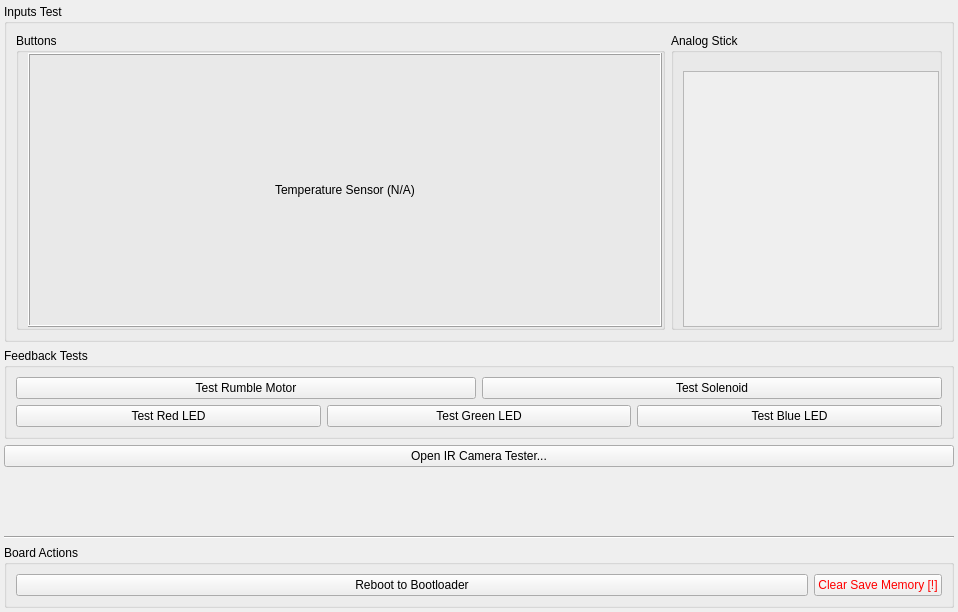
          <widget class="QWidget" name="testScrollContents">
           <property name="geometry">
            <rect>
             <x>0</x>
             <y>0</y>
             <width>958</width>
             <height>612</height>
            </rect>
           </property>
           <layout class="QVBoxLayout" name="verticalLayout_10" stretch="0,0,0,1,0,0">
            <property name="leftMargin">
             <number>4</number>
            </property>
            <property name="topMargin">
             <number>4</number>
            </property>
            <property name="rightMargin">
             <number>4</number>
            </property>
            <property name="bottomMargin">
             <number>4</number>
            </property>
            <item>
             <widget class="QGroupBox" name="buttonsTestArea">
              <property name="title">
               <string>Inputs Test</string>
              </property>
              <layout class="QHBoxLayout" name="horizontalLayout_5">
               <item>
                <widget class="QGroupBox" name="btnsGroup">
                 <property name="title">
                  <string>Buttons</string>
                 </property>
                 <layout class="QVBoxLayout" name="verticalLayout_11" stretch="3,1">
                  <property name="topMargin">
                   <number>0</number>
                  </property>
                  <property name="rightMargin">
                   <number>0</number>
                  </property>
                  <property name="bottomMargin">
                   <number>0</number>
                  </property>
                  <item>
                   <layout class="QGridLayout" name="btnsLayout"/>
                  </item>
                  <item>
                   <widget class="QLabel" name="tmp36Label">
                    <property name="frameShape">
                     <enum>QFrame::Box</enum>
                    </property>
                    <property name="frameShadow">
                     <enum>QFrame::Raised</enum>
                    </property>
                    <property name="text">
                     <string>Temperature Sensor (N/A)</string>
                    </property>
                    <property name="alignment">
                     <set>Qt::AlignCenter</set>
                    </property>
                   </widget>
                  </item>
                 </layout>
                </widget>
               </item>
               <item>
                <widget class="QGroupBox" name="analogGroup">
                 <property name="sizePolicy">
                  <sizepolicy hsizetype="Fixed" vsizetype="Fixed">
                   <horstretch>0</horstretch>
                   <verstretch>0</verstretch>
                  </sizepolicy>
                 </property>
                 <property name="title">
                  <string>Analog Stick</string>
                 </property>
                 <layout class="QVBoxLayout" name="verticalLayout_8" stretch="0,1">
                  <property name="spacing">
                   <number>4</number>
                  </property>
                  <property name="topMargin">
                   <number>0</number>
                  </property>
                  <property name="rightMargin">
                   <number>0</number>
                  </property>
                  <property name="bottomMargin">
                   <number>0</number>
                  </property>
                  <item>
                   <widget class="QLabel" name="aPosLabel">
                    <property name="font">
                     <font>
                      <italic>true</italic>
                     </font>
                    </property>
                    <property name="text">
                     <string/>
                    </property>
                    <property name="alignment">
                     <set>Qt::AlignCenter</set>
                    </property>
                   </widget>
                  </item>
                  <item>
                   <widget class="QGraphicsView" name="analogGfxView">
                    <property name="enabled">
                     <bool>false</bool>
                    </property>
                    <property name="sizePolicy">
                     <sizepolicy hsizetype="Fixed" vsizetype="Fixed">
                      <horstretch>0</horstretch>
                      <verstretch>0</verstretch>
                     </sizepolicy>
                    </property>
                    <property name="minimumSize">
                     <size>
                      <width>256</width>
                      <height>256</height>
                     </size>
                    </property>
                    <property name="verticalScrollBarPolicy">
                     <enum>Qt::ScrollBarAlwaysOff</enum>
                    </property>
                    <property name="horizontalScrollBarPolicy">
                     <enum>Qt::ScrollBarAlwaysOff</enum>
                    </property>
                    <property name="interactive">
                     <bool>false</bool>
                    </property>
                    <property name="alignment">
                     <set>Qt::AlignLeading|Qt::AlignLeft|Qt::AlignTop</set>
                    </property>
                   </widget>
                  </item>
                 </layout>
                </widget>
               </item>
              </layout>
             </widget>
            </item>
            <item>
             <widget class="QGroupBox" name="feedbackTestsBox">
              <property name="title">
               <string>Feedback Tests</string>
              </property>
              <layout class="QVBoxLayout" name="verticalLayout_9">
               <item>
                <layout class="QHBoxLayout" name="horizontalLayout">
                 <item>
                  <widget class="QPushButton" name="rumbleTestBtn">
                   <property name="text">
                    <string>Test Rumble Motor</string>
                   </property>
                  </widget>
                 </item>
                 <item>
                  <widget class="QPushButton" name="solenoidTestBtn">
                   <property name="text">
                    <string>Test Solenoid</string>
                   </property>
                  </widget>
                 </item>
                </layout>
               </item>
               <item>
                <layout class="QHBoxLayout" name="horizontalLayout_7">
                 <item>
                  <widget class="QPushButton" name="redLedTestBtn">
                   <property name="text">
                    <string>Test Red LED</string>
                   </property>
                  </widget>
                 </item>
                 <item>
                  <widget class="QPushButton" name="greenLedTestBtn">
                   <property name="text">
                    <string>Test Green LED</string>
                   </property>
                  </widget>
                 </item>
                 <item>
                  <widget class="QPushButton" name="blueLedTestBtn">
                   <property name="text">
                    <string>Test Blue LED</string>
                   </property>
                  </widget>
                 </item>
                </layout>
               </item>
              </layout>
             </widget>
            </item>
            <item>
             <widget class="QPushButton" name="testBtn">
              <property name="text">
               <string>Open IR Camera Tester...</string>
              </property>
              <property name="icon">
               <iconset theme="camera-web"/>
              </property>
             </widget>
            </item>
            <item>
             <spacer name="verticalSpacer_3">
              <property name="orientation">
               <enum>Qt::Vertical</enum>
              </property>
              <property name="sizeHint" stdset="0">
               <size>
                <width>20</width>
                <height>0</height>
               </size>
              </property>
             </spacer>
            </item>
            <item>
             <widget class="Line" name="line_2">
              <property name="orientation">
               <enum>Qt::Horizontal</enum>
              </property>
             </widget>
            </item>
            <item>
             <widget class="QGroupBox" name="dangerZoneBox">
              <property name="title">
               <string>Board Actions</string>
              </property>
              <layout class="QHBoxLayout" name="horizontalLayout_10" stretch="1,0">
               <item>
                <widget class="QPushButton" name="baudResetBtn">
                 <property name="enabled">
                  <bool>true</bool>
                 </property>
                 <property name="text">
                  <string>Reboot to Bootloader</string>
                 </property>
                 <property name="icon">
                  <iconset theme="system-reboot"/>
                 </property>
                </widget>
               </item>
               <item>
                <widget class="QPushButton" name="clearEepromBtn">
                 <property name="styleSheet">
                  <string notr="true">color: red;</string>
                 </property>
                 <property name="text">
                  <string>Clear Save Memory [!]</string>
                 </property>
                 <property name="icon">
                  <iconset theme="edit-delete"/>
                 </property>
                </widget>
               </item>
              </layout>
             </widget>
            </item>
           </layout>
          </widget>
